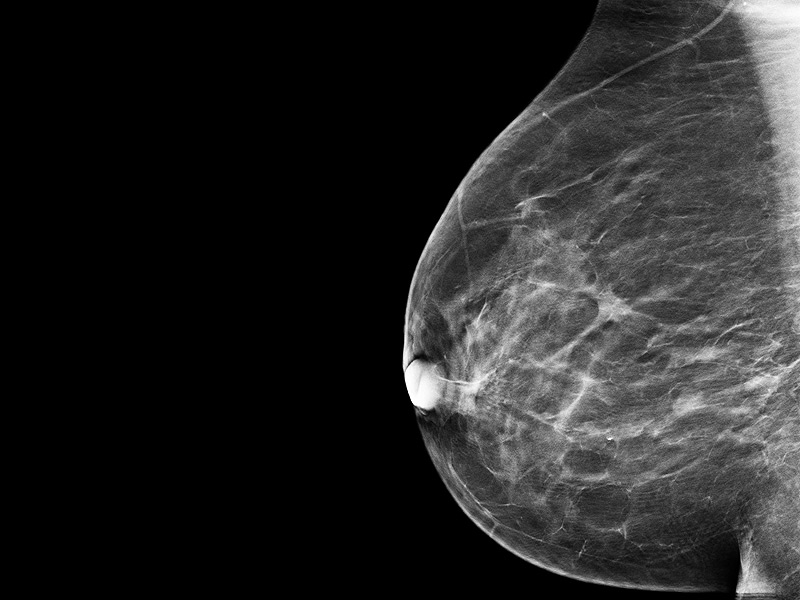
%> input picture SE/SEP 3:1/HCI/Special Class KMITL/Presentation and MatlabCode Wk2/Material Wk 2/mammography_800x600.jpg, 800 x 600 px
$ octave --eval "LogTransformImage;"   (GNU Octave 9; MATLAB toolbox functions it lacks are replaced by stand-ins)
%> lines starting %> are read from the running program, lines starting %| are printed output that depends on the picture
function LogTransformImage
a1 = imread('mammography_800x600.jpg'); % Read the image
%> a1 is the input picture: size 600x800x3 uint8; min 0, max 255, mean 37.4
a = double(a1)/255; % Normalized Image
c = 2; % Constant
f = c*log(1 + (a)); % Log Transform
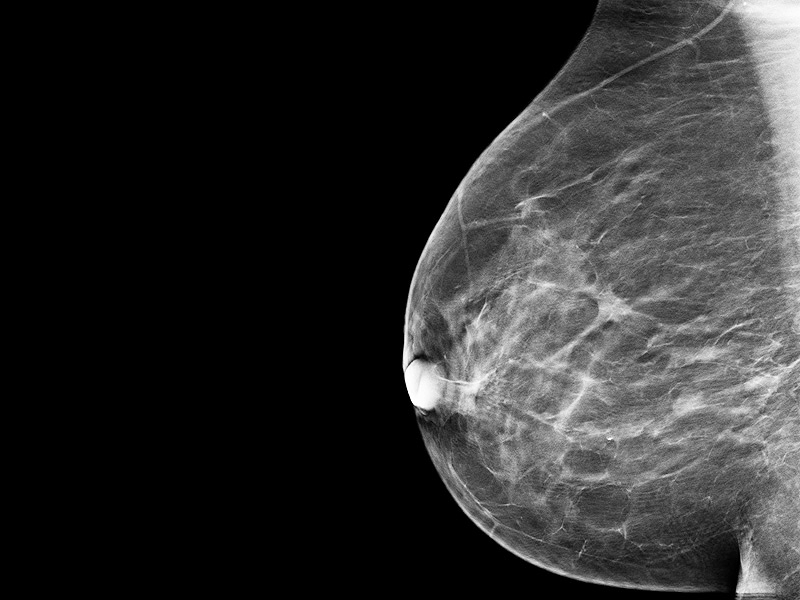
%> f: size 600x800x3 double; min 0, max 1.39, mean 0.244; drawn with min black and max white
subplot(1,2,1),imshow(a1),title('Original Image');
subplot(1,2,2),imshow((f)),title('Log Transformation Image');
%> after `imshow((f))`:
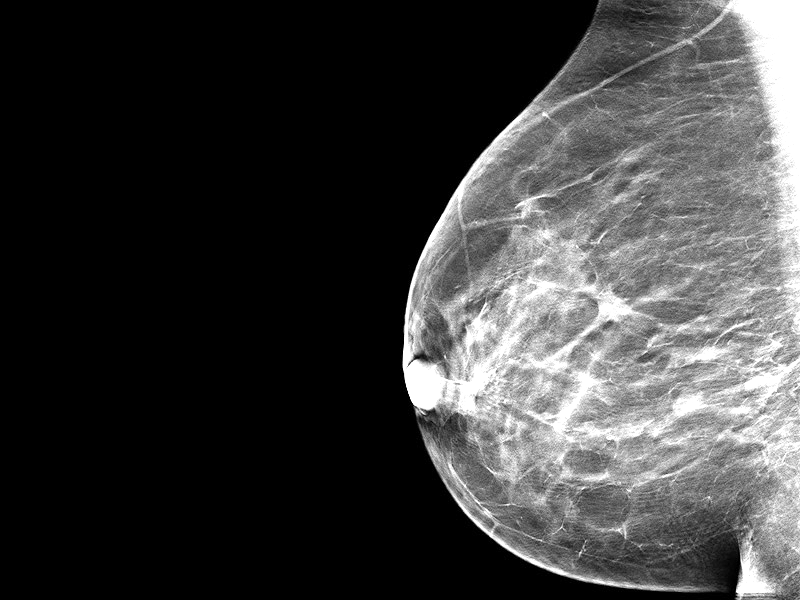
%> displayed picture: size 600x800x3, on the screen's scale of 0 to 255; min 0, max 255, mean 61.3
%imwrite(a1,'M:\1. SWU\5. Teaching\1. Bechalor Couse\1. First Semester\BME423 Pattern Recognition\1. Presentation 2018\Presentattion and MatlabCode Wk2\Input.jpg');
%imwrite(f,'M:\1. SWU\5. Teaching\1. Bechalor Couse\1. First Semester\BME423 Pattern Recognition\1. Presentation 2018\Presentattion and MatlabCode Wk2\LogTrandOutput.jpg');
